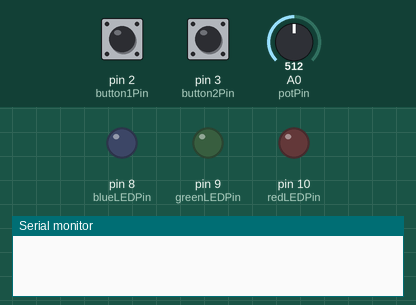
Simulated run of this sketch. Board: Arduino Uno, built with avr-gcc and run on an emulated ATmega328P. On the bench: output pins drawn as LEDs (lit = HIGH), the last lines printed to the serial monitor. Dashed ring = blinking. The test bench sets the inputs (shaded band); at power-on: A0 (potPin) = 512, pin 3 (button2Pin) HIGH, pin 2 (button1Pin) HIGH.

Above: at 1.2 s.
1.3 s: A0 (potPin) set to 482
At 2.25 s:
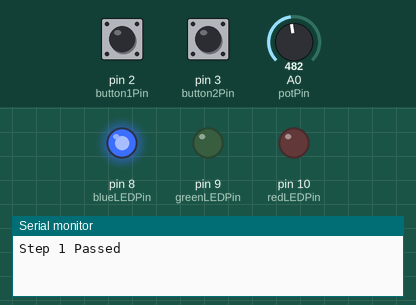
4.3 s: pin 3 (button2Pin) pulled LOW for 1 s
At 5.25 s:
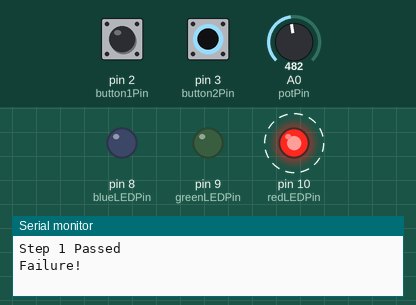
7.8 s: pin 3 (button2Pin) pulled LOW for 3.2 s
At 10.9 s:
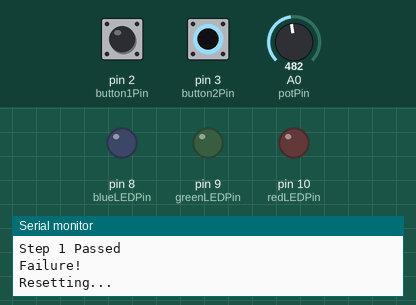
12.5 s: pin 3 (button2Pin) pulled LOW for 0.15 s
At 13.25 s:
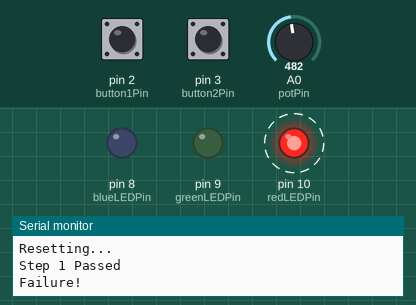
15.5 s: A0 (potPin) set to 510
At 16.7 s:
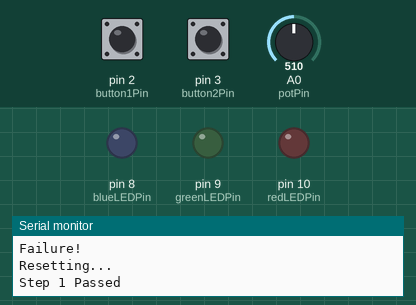
17.2 s: pin 2 (button1Pin) pulled LOW for 1 s
At 17.55 s:
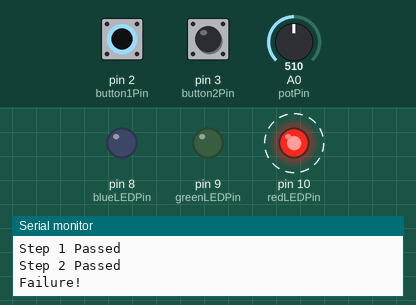
Timing chart, 0 to 20.4 s (numbered marks = the images above; inputs shaded):
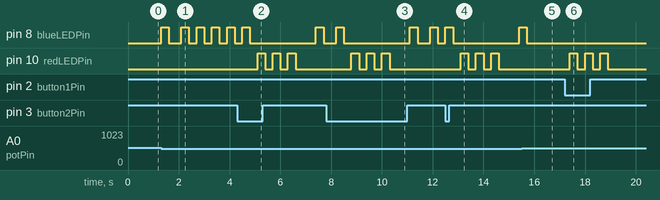

Measured:
- the behaviour switches between 500 and 499 on A0 (potPin) (found by bisection; images 0 and 1)
- after the input at 1.3 s, pin 8 (blueLEDPin): goes HIGH 0.30 s, LOW 0.50 s, 3 × (HIGH 0.30 s, LOW 0.30 s), HIGH 0.30 s, then LOW, starting at once
- after the input at 4.3 s, pin 8 (blueLEDPin): LOW → HIGH after 3.1 s, → LOW 0.30 s later; pin 10 (redLEDPin): alternates HIGH for 0.30 s and LOW for 0.30 s, 6 changes in all, then stays LOW, starting after 0.80 s
- after the input at 7.8 s, pin 10 (redLEDPin): alternates HIGH for 0.30 s and LOW for 0.30 s, 6 changes in all, then stays LOW, starting after 1.0 s
- after the input at 12.5 s, pin 10 (redLEDPin): alternates HIGH for 0.30 s and LOW for 0.30 s, 6 changes in all, then stays LOW, starting after 0.60 s
- after the input at 15.5 s, pin 8 (blueLEDPin): goes on until 15.7 s, then stays LOW
- after the input at 17.2 s, pin 10 (redLEDPin): alternates HIGH for 0.30 s and LOW for 0.30 s, 6 changes in all, then stays LOW, starting after 0.20 s

The sketch:

hw_12.ino
```cpp
// Pin Definitions
const int potPin = A0;
const int button1Pin = 2;
const int button2Pin = 3;
const int greenLEDPin = 9;
const int redLEDPin = 10;
const int blueLEDPin = 8;

int currentStep = 0;           // Tracks password progress

void setup() {
  pinMode(potPin, INPUT);
  pinMode(button1Pin, INPUT_PULLUP);  // Pull-up resistor for Button 1
  pinMode(button2Pin, INPUT_PULLUP);  // Pull-up resistor for Button 2
  pinMode(greenLEDPin, OUTPUT);
  pinMode(redLEDPin, OUTPUT);
  pinMode(blueLEDPin, OUTPUT);

  Serial.begin(9600);
}

void loop() {
  // Read inputs
  int potValue = analogRead(potPin);
  int button1State = digitalRead(button1Pin);
  int button2State = digitalRead(button2Pin);

  // Blue LED Notification
  if (potValue > 400 && potValue < 500) {  // Middle position
    blinkBlueOnce();
  } else if (potValue > 850) {  // Right-most position
    blinkBlueOnce();
  }

  // Password Sequence Logic
  switch (currentStep) {
    case 0: // Step 1: Potentiometer in middle (400-500)
      if (potValue > 400 && potValue < 500) {
        Serial.println("Step 1 Passed");
        currentStep++;
        delay(200);
      }
      break;

    case 1: // Step 2: Button 1 pressed
      if (button1State == LOW) {
        Serial.println("Step 2 Passed");
        currentStep++;
        delay(200);
      } else if (button2State == LOW) {
        signalFailure();
      }
      break;

    case 2: // Step 3: Button 2 pressed
      if (button2State == LOW) {
        Serial.println("Step 3 Passed");
        currentStep++;
        delay(200);
      } else if (button1State == LOW) {
        signalFailure();
      }
      break;

    case 3: // Step 4: Potentiometer at max position (>850)
      if (potValue > 850) {
        Serial.println("Step 4 Passed");
        currentStep++;
        delay(200);
      } else if (button1State == LOW || button2State == LOW) {
        signalFailure();
      }
      break;

    case 4: // Step 5: Button 1 pressed again
      if (button1State == LOW) {
        Serial.println("Step 5 Passed: Password Correct!");
        signalSuccess();
        resetSequence();
      } else if (button2State == LOW) {
        signalFailure();
      }
      break;

    default: // Failure condition
      signalFailure();
      break;
  }
}

void signalSuccess() {
  Serial.println("Success!");
  for (int i = 0; i < 3; i++) { // Blink green LED 3 times
    digitalWrite(greenLEDPin, HIGH);
    delay(300);
    digitalWrite(greenLEDPin, LOW);
    delay(300);
  }
}

void signalFailure() {
  Serial.println("Failure!");
  for (int i = 0; i < 3; i++) { // Blink red LED 3 times
    digitalWrite(redLEDPin, HIGH);
    delay(300);
    digitalWrite(redLEDPin, LOW);
    delay(300);
  }
  resetSequence();
}

void resetSequence() {
  Serial.println("Resetting...");
  currentStep = 0;
  delay(500);
}

void blinkBlueOnce() {
  digitalWrite(blueLEDPin, HIGH);
  delay(300);
  digitalWrite(blueLEDPin, LOW);
  delay(300);
}
```
